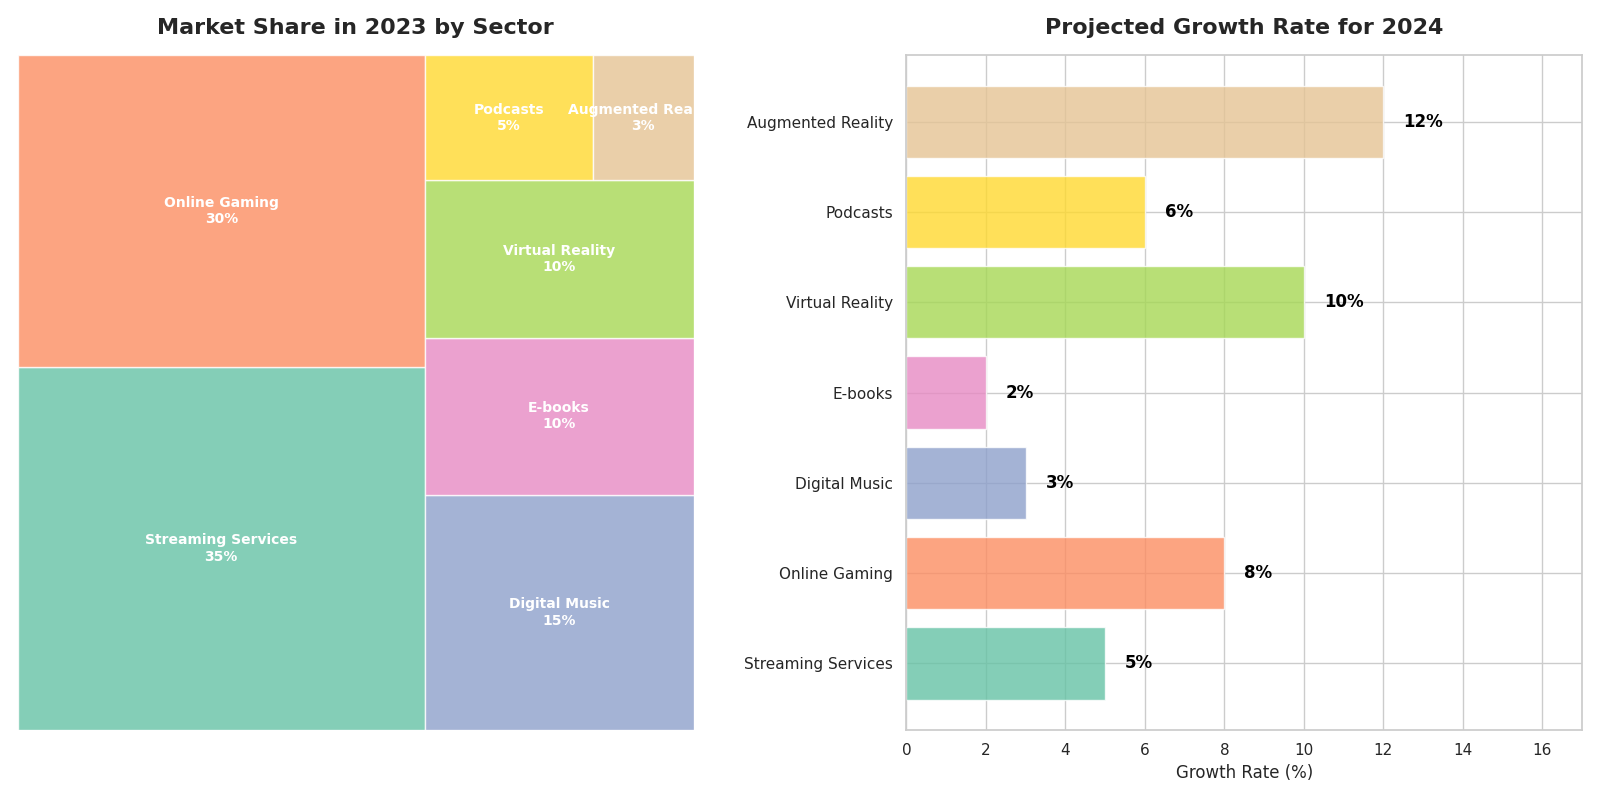

Source code (Python):
import matplotlib.pyplot as plt
import squarify

# Updated market share data for digital entertainment sectors in 2023
sectors = ['Streaming Services', 'Online Gaming', 'Digital Music', 'E-books', 'Virtual Reality', 'Podcasts', 'Augmented Reality']
market_share_2023 = [35, 30, 15, 10, 10, 5, 3]

# Updated projected growth rates for 2024 (in percentage)
growth_rates_2024 = [5, 8, 3, 2, 10, 6, 12]

# Extended color palette for sectors
colors = ['#66c2a5', '#fc8d62', '#8da0cb', '#e78ac3', '#a6d854', '#ffd92f', '#e5c494']

# Create the figure and subplots
fig, axes = plt.subplots(nrows=1, ncols=2, figsize=(16, 8))

# Treemap for market share 2023
axes[0].set_title("Market Share in 2023 by Sector", fontsize=16, fontweight='bold', pad=15)
squarify.plot(sizes=market_share_2023, label=[f"{sector}\n{share}%" for sector, share in zip(sectors, market_share_2023)], 
              color=colors, alpha=0.8, text_kwargs={'fontsize': 10, 'weight': 'bold', 'color': 'white'}, ax=axes[0])
axes[0].axis('off')

# Bar chart for projected growth in 2024
axes[1].barh(sectors, growth_rates_2024, color=colors, alpha=0.8)
axes[1].set_title("Projected Growth Rate for 2024", fontsize=16, fontweight='bold', pad=15)
axes[1].set_xlabel("Growth Rate (%)", fontsize=12)
axes[1].set_xlim(0, max(growth_rates_2024) + 5)
for i, v in enumerate(growth_rates_2024):
    axes[1].text(v + 0.5, i, f"{v}%", color='black', va='center', fontweight='bold')

# General layout adjustments
plt.tight_layout()

# Display the plot
plt.show()
